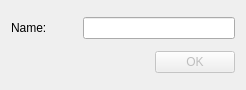
<ui version="4.0" >
 <class>addRenameDialogClass</class>
 <widget class="QDialog" name="addRenameDialogClass" >
  <property name="geometry" >
   <rect>
    <x>0</x>
    <y>0</y>
    <width>246</width>
    <height>90</height>
   </rect>
  </property>
  <property name="windowTitle" >
   <string>addRenameDialog</string>
  </property>
  <layout class="QGridLayout" >
   <item row="0" column="0" >
    <widget class="QLabel" name="label" >
     <property name="text" >
      <string>Name:</string>
     </property>
    </widget>
   </item>
   <item row="0" column="1" colspan="2" >
    <widget class="QLineEdit" name="lineEdit" >
     <property name="maxLength" >
      <number>40</number>
     </property>
    </widget>
   </item>
   <item row="1" column="0" colspan="2" >
    <spacer>
     <property name="orientation" >
      <enum>Qt::Horizontal</enum>
     </property>
     <property name="sizeHint" >
      <size>
       <width>121</width>
       <height>20</height>
      </size>
     </property>
    </spacer>
   </item>
   <item row="1" column="2" >
    <widget class="QPushButton" name="pushButton" >
     <property name="enabled" >
      <bool>false</bool>
     </property>
     <property name="text" >
      <string>OK</string>
     </property>
     <property name="icon" >
      <iconset resource="../../../qutim.qrc" >:/icons/crystal_project/apply.png</iconset>
     </property>
     <property name="shortcut" >
      <string>Return</string>
     </property>
     <property name="default" >
      <bool>true</bool>
     </property>
    </widget>
   </item>
  </layout>
 </widget>
 <layoutdefault spacing="6" margin="11" />
 <resources>
  <include location="../../../qutim.qrc" />
 </resources>
 <connections>
  <connection>
   <sender>pushButton</sender>
   <signal>clicked()</signal>
   <receiver>addRenameDialogClass</receiver>
   <slot>accept()</slot>
   <hints>
    <hint type="sourcelabel" >
     <x>210</x>
     <y>57</y>
    </hint>
    <hint type="destinationlabel" >
     <x>153</x>
     <y>69</y>
    </hint>
   </hints>
  </connection>
 </connections>
</ui>
